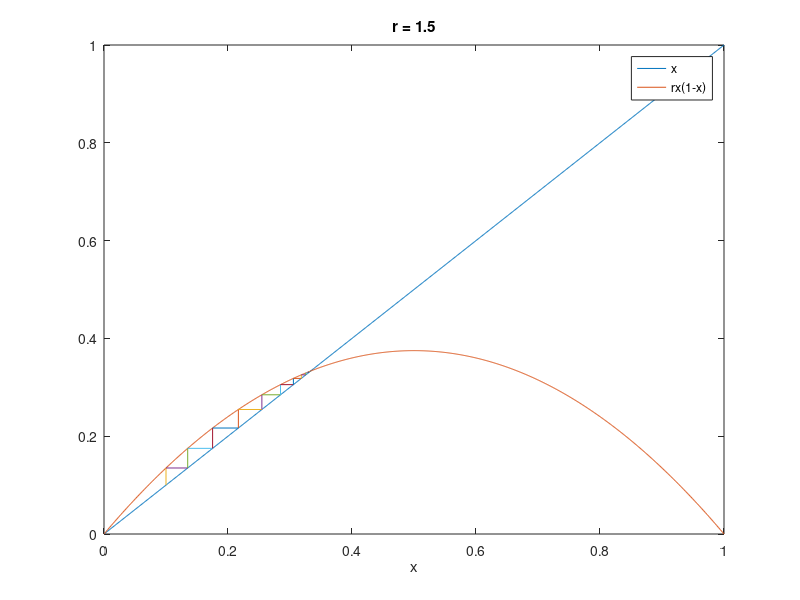
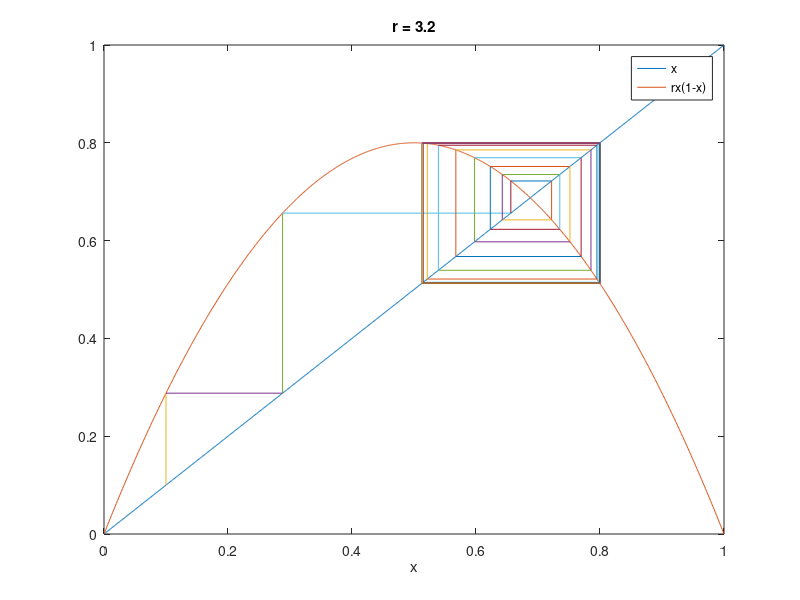
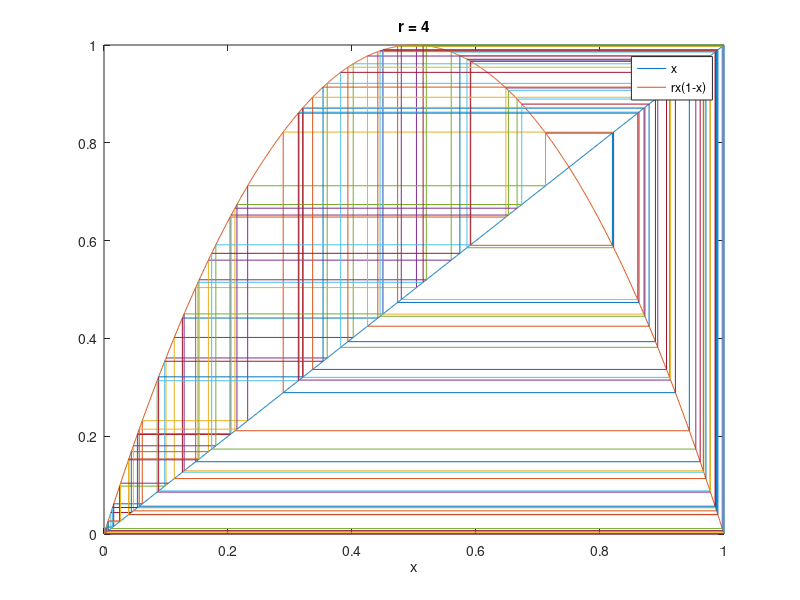

MATLAB code for these plots, in order:
%% John DeSalvo
%Discrete-time Dynamical Systems pt. 2

%% Parameters
r = [1.5, 3.2, 4]; %array of r values to be indexed by the outer for loop
x_0 = 0.1; %initial x value
N = 100; %fixed size for the vector x[n]
array_x = []; %initialized array for x[n]
x = 0:0.001:1; %fixed vector for the function x, between 0 and 1

%% Implementing the Logisitc Map
% When plotting the cobweb diagram for the discrete-time dynamical system
% $x_{n+1} = rx_{n}(1-x_{n})$ , the vector 'array_x' holds discrete values 
% for each x[n].This is used in potting the cobweb diagrams. Another vector 
% 'x' holds values separated by fixed intervals between 0 and 1 so that 
% f(x) = x and f(x) = rx(1-x) can simulate continuous funcitons.

%Outer for loop to plot the logisitc map with three different r values
for i = 1:3
    %setting the first entry in the x[n] vector to the chosen initial x
    %value
    array_x(1) = x_0;
    %the first inner for loop where the x[n] vector is populated with
    %values as decribed by the recurrence relation defined at the top of 
    %this section
    for j = 2:N
        %implmenting the recurrence relation
        array_x(j) = r(i)*array_x(j-1)*(1-array_x(j-1));
    end
    %initializing a figure window for each different value of r
    figure(i);
    %plotting a straight line y = x
    plot(x, x);
    %setting the plot hold value to 'true' to overlay plots
    hold on;
    %plotting the function y = rx(1-x)
    plot(x, r(i).*x.*(1-x));
    %again, setting the plot hold value to 'true' to overlay plots
    hold on;
    %the second inner for loop plots the cobweb diagram using values from
    %the x[n] vector
    for k = 2:N
        legend('off');
       %plots a vertical line from point (x[n], x[n]) to point (x[n],
       %x[n+1]) for each n value
       plot([array_x(k-1) array_x(k-1)], [array_x(k-1) array_x(k)]);
       %plots a horizontal line from point (x[n], x[n+1]) to point (x[n+1],
       %x[n+1]) for each n value
       plot([array_x(k-1) array_x(k)], [array_x(k) array_x(k)]); 
    end
    %a sequence of if statements to set the plot title to the corresponding
    %r value
    if i==1
        title('r = 1.5');
    elseif i==2
        title('r = 3.2');
    else
        title('r = 4');
    end
    legend('x', 'rx(1-x)');
    xlabel('x');
end